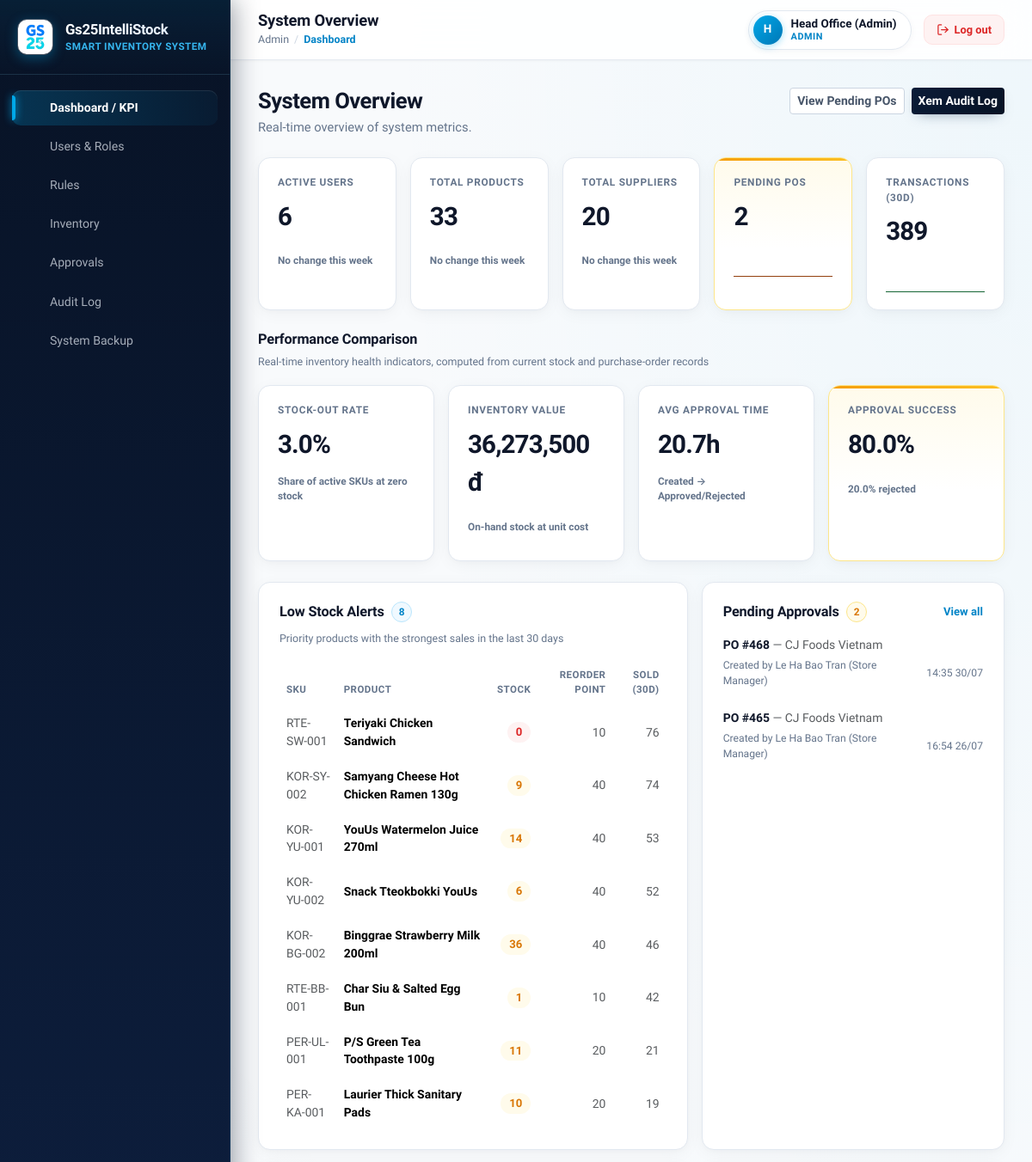
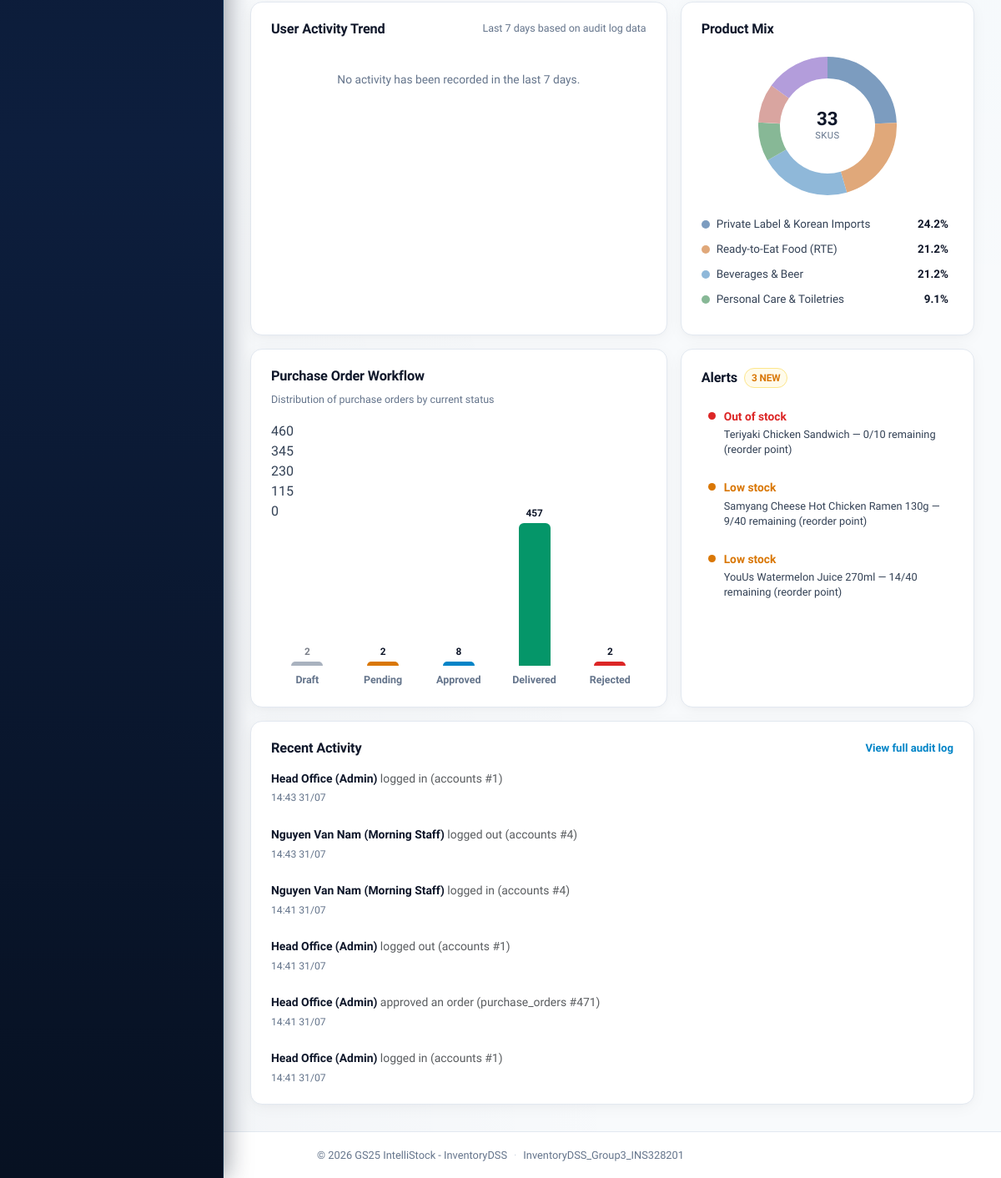
Screenshot of /frontend/admin/dashboard.php (signed in) with the database file from the repository (2 pictures, top to bottom).
### tables this page shows
CREATE TABLE `products` (
  `product_id` int(11) NOT NULL AUTO_INCREMENT,
  `sku_code` varchar(30) NOT NULL,
  `product_name` varchar(150) NOT NULL,
  `category_id` int(11) NOT NULL,
  `supplier_id` int(11) NOT NULL,
  `unit` varchar(20) NOT NULL,
  `shelf_life_days` int(11) DEFAULT NULL,
  `unit_cost` decimal(12,2) NOT NULL DEFAULT 0.00,
  `selling_price` decimal(12,2) NOT NULL DEFAULT 0.00,
  `is_active` tinyint(1) NOT NULL DEFAULT 1,
  PRIMARY KEY (`product_id`),
  UNIQUE KEY `sku_code` (`sku_code`),
  KEY `category_id` (`category_id`),
  KEY `supplier_id` (`supplier_id`),
  CONSTRAINT `products_ibfk_1` FOREIGN KEY (`category_id`) REFERENCES `categories` (`category_id`),
  CONSTRAINT `products_ibfk_2` FOREIGN KEY (`supplier_id`) REFERENCES `suppliers` (`supplier_id`)
);

CREATE TABLE `purchase_orders` (
  `po_id` int(11) NOT NULL AUTO_INCREMENT,
  `supplier_id` int(11) NOT NULL,
  `created_by` int(11) NOT NULL,
  `status` enum('Draft','Pending','Approved','Rejected','Delivered') NOT NULL DEFAULT 'Draft',
  `approved_by` int(11) DEFAULT NULL,
  `created_at` datetime NOT NULL DEFAULT current_timestamp(),
  `approved_at` datetime DEFAULT NULL,
  PRIMARY KEY (`po_id`),
  KEY `supplier_id` (`supplier_id`),
  KEY `created_by` (`created_by`),
  KEY `approved_by` (`approved_by`),
  CONSTRAINT `purchase_orders_ibfk_1` FOREIGN KEY (`supplier_id`) REFERENCES `suppliers` (`supplier_id`),
  CONSTRAINT `purchase_orders_ibfk_2` FOREIGN KEY (`created_by`) REFERENCES `accounts` (`account_id`),
  CONSTRAINT `purchase_orders_ibfk_3` FOREIGN KEY (`approved_by`) REFERENCES `accounts` (`account_id`)
);

CREATE TABLE `suppliers` (
  `supplier_id` int(11) NOT NULL AUTO_INCREMENT,
  `supplier_name` varchar(100) NOT NULL,
  `contact_phone` varchar(20) DEFAULT NULL,
  `avg_lead_time_days` decimal(5,1) DEFAULT NULL,
  PRIMARY KEY (`supplier_id`)
);

CREATE TABLE `accounts` (
  `account_id` int(11) NOT NULL AUTO_INCREMENT,
  `username` varchar(50) NOT NULL,
  `password_hash` varchar(255) NOT NULL,
  `full_name` varchar(100) NOT NULL,
  `email` varchar(100) DEFAULT NULL,
  `phone_number` varchar(20) DEFAULT NULL,
  `role_id` int(11) NOT NULL,
  `status` enum('active','locked') NOT NULL DEFAULT 'active',
  `created_at` datetime NOT NULL DEFAULT current_timestamp(),
  PRIMARY KEY (`account_id`),
  UNIQUE KEY `username` (`username`),
  KEY `role_id` (`role_id`),
  CONSTRAINT `accounts_ibfk_1` FOREIGN KEY (`role_id`) REFERENCES `roles` (`role_id`)
);

CREATE TABLE `audit_logs` (
  `log_id` int(11) NOT NULL AUTO_INCREMENT,
  `account_id` int(11) NOT NULL,
  `action_type` varchar(100) NOT NULL,
  `target_table` varchar(50) DEFAULT NULL,
  `target_id` int(11) DEFAULT NULL,
  `timestamp` datetime NOT NULL DEFAULT current_timestamp(),
  PRIMARY KEY (`log_id`),
  KEY `account_id` (`account_id`),
  CONSTRAINT `audit_logs_ibfk_1` FOREIGN KEY (`account_id`) REFERENCES `accounts` (`account_id`)
);

### frontend/admin/dashboard.php (the view, shortened to what the rows shown need)
<?php
require_once __DIR__ . '/../../backend/config/database.php';
require_once __DIR__ . '/../../backend/services/AdminService.php';
$adminService = new AdminService();
$summary      = $adminService->getSystemSummary();
$lowStockAlerts   = $summary['low_stock_alerts'];
$pendingOrders    = $summary['pending_orders'];
$recentActivity   = $summary['recent_activity'];
function formatDashboardDateTime(?string $raw): string
{
    $ts = strtotime($raw);
    return $ts === false ? $raw : date('H:i d/m', $ts);
}
function formatActionLabel(string $actionType): string
{
    $map = [
        'LOGIN'                  => 'logged in',
        'LOGOUT'                 => 'logged out',
        'LOGIN_ROLE_MISMATCH'    => 'selected the wrong role',
        'CREATE_SUPPLIER'        => 'created a supplier',
        'UPDATE_SUPPLIER'        => 'updated a supplier',
        'DELETE_SUPPLIER'        => 'deleted a supplier',
        'CREATE_WAREHOUSE'       => 'created a warehouse',
        'UPDATE_WAREHOUSE'       => 'updated a warehouse',
        'DELETE_WAREHOUSE'       => 'deleted a warehouse',
        'UPDATE_ROLE_PERMISSIONS'=> 'updated role permissions',
    ];
    if (isset($map[$actionType])) {
        return $map[$actionType];
    }
    if (str_starts_with($actionType, 'APPROVE')) {
        return 'approved an order';
    }
    return strtolower(str_replace('_', ' ', $actionType));
}
?>
<!DOCTYPE html>
<html lang="en">
<head>
    <link href="https://cdn.jsdelivr.net/npm/bootstrap@5.3.3/dist/css/bootstrap.min.css" rel="stylesheet">
    <link href="<?= BASE_URL ?>/assets/css/theme_variables.css?v=20260802" rel="stylesheet">
    <link href="<?= BASE_URL ?>/assets/css/custom.css?v=20260802" rel="stylesheet">
</head>
<body>
    <div class="app-shell">
        <div class="app-content">
            <?php require __DIR__ . '/../components/header.php'; ?>
            <main class="app-main">
                <div class="d-flex flex-wrap justify-content-between align-items-start gap-3 mb-4">
                    <div>
                        <h2 class="page-heading mb-1">System Overview</h2>
                    </div>
                </div>
                <div class="row g-3">
                    <div class="col-12 col-xl-7">
                        <div class="panel-card h-100">
                            <?php if (empty($lowStockAlerts)): ?>
                                <div class="empty-state">No products are at the reorder point.</div>
                            <?php else: ?>
                                <div class="table-responsive">
                                    <table class="table table-borderless align-middle mb-0 data-table">
                                        <thead>
                                            <tr>
                                                <th>SKU</th>
                                                <th>Product</th>
                                                <th class="text-end">Stock</th>
                                                <th class="text-end">Reorder Point</th>
                                                <th class="text-end">Sold (30d)</th>
                                            </tr>
                                        </thead>
                                        <tbody>
                                            <?php foreach ($lowStockAlerts as $item): ?>
                                                <tr>
                                                    <td class="text-muted"><?= htmlspecialchars($item['sku_code'], ENT_QUOTES, 'UTF-8') ?></td>
                                                    <td class="fw-semibold"><?= htmlspecialchars($item['product_name'], ENT_QUOTES, 'UTF-8') ?></td>
                                                    <td class="text-end">
                                                        <span class="stock-pill <?= (int) $item['current_stock'] <= 0 ? 'stock-pill-critical' : 'stock-pill-warn' ?>">
                                                            <?= number_format((int) $item['current_stock']) ?>
                                                        </span>
                                                    </td>
                                                    <td class="text-end text-muted"><?= number_format((int) $item['reorder_point']) ?></td>
                                                    <td class="text-end text-muted"><?= number_format((int) $item['qty_sold_30d']) ?></td>
                                                </tr>
                                            <?php endforeach; ?>
                                        </tbody>
                                    </table>
                                </div>
                            <?php endif; ?>
                        </div>
                    </div>
                    <div class="col-12 col-xl-5">
                        <div class="panel-card h-100">
                            <?php if (empty($pendingOrders)): ?>
                                <div class="empty-state">No purchase orders are waiting for approval.</div>
                            <?php else: ?>
                                <ul class="list-unstyled activity-list mb-0">
                                    <?php foreach ($pendingOrders as $po): ?>
                                        <li class="activity-item">
                                            <div class="activity-item-main">
                                                <span class="fw-semibold">PO #<?= (int) $po['po_id'] ?></span>
                                                <span class="text-muted">— <?= htmlspecialchars($po['supplier_name'], ENT_QUOTES, 'UTF-8') ?></span>
                                            </div>
                                            <div class="activity-item-meta">
                                                <span>Created by <?= htmlspecialchars($po['created_by_name'], ENT_QUOTES, 'UTF-8') ?></span>
                                                <span class="activity-item-time"><?= formatDashboardDateTime($po['created_at']) ?></span>
                                            </div>
                                        </li>
                                    <?php endforeach; ?>
                                </ul>
                            <?php endif; ?>
                        </div>
                    </div>
                </div>
                <div class="row g-3 mt-0">
                    <div class="col-12">
                        <div class="panel-card">
                            <?php if (empty($recentActivity)): ?>
                                <div class="empty-state">No activity has been recorded yet.</div>
                            <?php else: ?>
                                <ul class="list-unstyled activity-list mb-0">
                                    <?php foreach ($recentActivity as $log): ?>
                                        <li class="activity-item">
                                            <div class="activity-item-main">
                                                <span class="fw-semibold"><?= htmlspecialchars($log['account_name'], ENT_QUOTES, 'UTF-8') ?></span>
                                                <span class="text-muted"><?= htmlspecialchars(formatActionLabel($log['action_type']), ENT_QUOTES, 'UTF-8') ?></span>
                                                <?php if (!empty($log['target_table'])): ?>
                                                    <span class="text-muted">(<?= htmlspecialchars($log['target_table'], ENT_QUOTES, 'UTF-8') ?><?= $log['target_id'] !== null ? ' #' . (int) $log['target_id'] : '' ?>)</span>
                                                <?php endif; ?>
                                            </div>
                                            <div class="activity-item-meta">
                                                <span class="activity-item-time"><?= formatDashboardDateTime($log['timestamp']) ?></span>
                                            </div>
                                        </li>
                                    <?php endforeach; ?>
                                </ul>
                            <?php endif; ?>
                        </div>
                    </div>
                </div>
            </main>
        </div>
    </div>
    <?php require __DIR__ . '/../components/footer.php'; ?>

### rows the page displays
products: sku_code "RTE-SW-001", product_name "Teriyaki Chicken Sandwich", current_stock "0", reorder_point "10", qty_sold_30d "76"
products: sku_code "KOR-SY-002", product_name "Samyang Cheese Hot Chicken Ramen 130g", current_stock "9", reorder_point "40", qty_sold_30d "74"
products: sku_code "KOR-YU-001", product_name "YouUs Watermelon Juice 270ml", current_stock "14", reorder_point "40", qty_sold_30d "53"
products: sku_code "KOR-YU-002", product_name "Snack Tteokbokki YouUs", current_stock "6", reorder_point "40", qty_sold_30d "52"
products: sku_code "KOR-BG-002", product_name "Binggrae Strawberry Milk 200ml", current_stock "36", reorder_point "40", qty_sold_30d "46"
products: sku_code "RTE-BB-001", product_name "Char Siu & Salted Egg Bun", current_stock "1", reorder_point "10", qty_sold_30d "42"
products: sku_code "PER-UL-001", product_name "P/S Green Tea Toothpaste 100g", current_stock "11", reorder_point "20", qty_sold_30d "21"
products: sku_code "PER-KA-001", product_name "Laurier Thick Sanitary Pads", current_stock "10", reorder_point "20", qty_sold_30d "19"
purchase_orders: po_id "468", supplier.supplier_name "CJ Foods Vietnam", created_by.full_name "Le Ha Bao Tran (Store Manager)", created_at "14:35 30/07"
purchase_orders: po_id "465", supplier.supplier_name "CJ Foods Vietnam", created_by.full_name "Le Ha Bao Tran (Store Manager)", created_at "16:54 26/07"
audit_logs: account.full_name "Head Office (Admin)", action_type "logged in", target_table "accounts", target "1", timestamp "14:43 31/07"
audit_logs: account.full_name "Nguyen Van Nam (Morning Staff)", action_type "logged out", target_table "accounts", target "4", timestamp "14:43 31/07"
audit_logs: account.full_name "Nguyen Van Nam (Morning Staff)", action_type "logged in", target_table "accounts", target "4", timestamp "14:41 31/07"
audit_logs: account.full_name "Head Office (Admin)", action_type "logged out", target_table "accounts", target "1", timestamp "14:41 31/07"
audit_logs: account.full_name "Head Office (Admin)", action_type "approved an order", target_table "purchase_orders", target "471", timestamp "14:41 31/07"
audit_logs: account.full_name "Head Office (Admin)", action_type "logged in", target_table "accounts", target "1", timestamp "14:41 31/07"

### other values shown
$item['label'] "Dashboard / KPI"
$item['label'] "Users & Roles"
$item['label'] "Rules"
$item['label'] "Inventory"
$item['label'] "Approvals"
$item['label'] "Audit Log"
$item['label'] "System Backup"
$pageTitle "System Overview"
$crumb "Admin"
$crumb "Dashboard"
substr((string) (Auth::fullName() ?? 'U'), 0, 1) "H"
Auth::fullName() "Head Office (Admin)"
Auth::roleName() "ADMIN"
$kpi['active_users'] "6"
formatDeltaBadge($kpi['deltas']['active_users'], 'logins') "No change this week"
